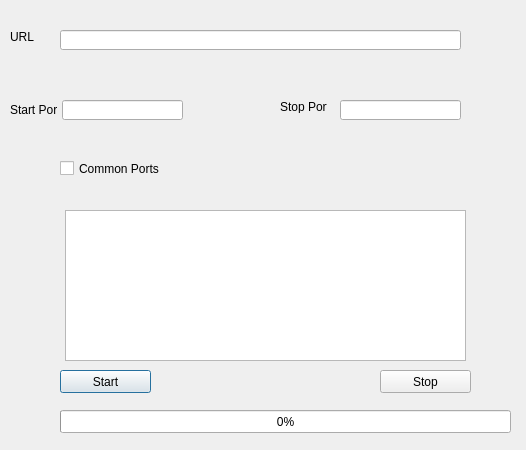
<?xml version="1.0" encoding="UTF-8"?>
<ui version="4.0">
 <class>Dialog</class>
 <widget class="QDialog" name="Dialog">
  <property name="geometry">
   <rect>
    <x>0</x>
    <y>0</y>
    <width>526</width>
    <height>450</height>
   </rect>
  </property>
  <property name="windowTitle">
   <string>Port Scanner</string>
  </property>
  <widget class="QLabel" name="label">
   <property name="geometry">
    <rect>
     <x>10</x>
     <y>30</y>
     <width>47</width>
     <height>13</height>
    </rect>
   </property>
   <property name="text">
    <string>URL</string>
   </property>
  </widget>
  <widget class="QLabel" name="label_2">
   <property name="geometry">
    <rect>
     <x>10</x>
     <y>100</y>
     <width>47</width>
     <height>20</height>
    </rect>
   </property>
   <property name="text">
    <string>Start Port</string>
   </property>
  </widget>
  <widget class="QProgressBar" name="progressBar">
   <property name="geometry">
    <rect>
     <x>60</x>
     <y>410</y>
     <width>451</width>
     <height>23</height>
    </rect>
   </property>
   <property name="value">
    <number>0</number>
   </property>
  </widget>
  <widget class="QCheckBox" name="checkBox">
   <property name="geometry">
    <rect>
     <x>60</x>
     <y>160</y>
     <width>101</width>
     <height>17</height>
    </rect>
   </property>
   <property name="text">
    <string>Common Ports</string>
   </property>
  </widget>
  <widget class="QLineEdit" name="lineEdit">
   <property name="geometry">
    <rect>
     <x>60</x>
     <y>30</y>
     <width>401</width>
     <height>20</height>
    </rect>
   </property>
  </widget>
  <widget class="QLineEdit" name="lineEdit_2">
   <property name="geometry">
    <rect>
     <x>62</x>
     <y>100</y>
     <width>121</width>
     <height>20</height>
    </rect>
   </property>
  </widget>
  <widget class="QPushButton" name="pushButton">
   <property name="geometry">
    <rect>
     <x>60</x>
     <y>370</y>
     <width>91</width>
     <height>23</height>
    </rect>
   </property>
   <property name="text">
    <string>Start</string>
   </property>
  </widget>
  <widget class="QPushButton" name="pushButton_2">
   <property name="geometry">
    <rect>
     <x>380</x>
     <y>370</y>
     <width>91</width>
     <height>23</height>
    </rect>
   </property>
   <property name="text">
    <string>Stop</string>
   </property>
  </widget>
  <widget class="QLineEdit" name="lineEdit_3">
   <property name="geometry">
    <rect>
     <x>340</x>
     <y>100</y>
     <width>121</width>
     <height>20</height>
    </rect>
   </property>
  </widget>
  <widget class="QLabel" name="label_3">
   <property name="geometry">
    <rect>
     <x>280</x>
     <y>100</y>
     <width>47</width>
     <height>13</height>
    </rect>
   </property>
   <property name="text">
    <string>Stop Port</string>
   </property>
  </widget>
  <widget class="QListView" name="listView">
   <property name="geometry">
    <rect>
     <x>65</x>
     <y>210</y>
     <width>401</width>
     <height>151</height>
    </rect>
   </property>
  </widget>
 </widget>
 <resources/>
 <connections/>
</ui>
